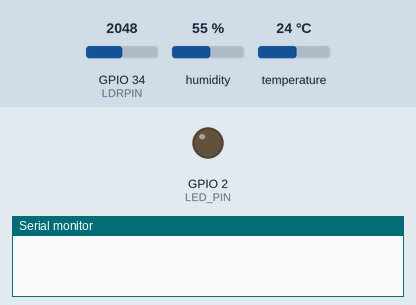
Simulated run of this sketch. Board: ESP32. Parts: output pins drawn as LEDs (lit = HIGH), the last lines printed to the serial monitor. The test bench sets the inputs (shaded band); at power-on: GPIO 34 (LDRPIN) = 2048, humidity 55 %, temperature 24 °C. WiFi joins after 1.5 s; servers stay silent unless stated.

Above: at 3.0 s.
3.1 s: GPIO 34 (LDRPIN) set to 1266
7.3 s: GPIO 34 (LDRPIN) set to 1156
At 8.5 s:
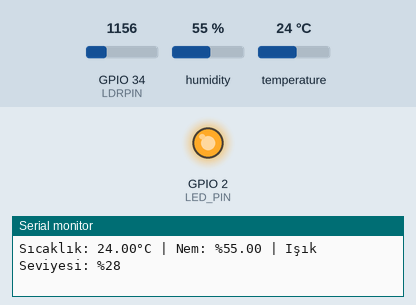
9.3 s: GPIO 34 (LDRPIN) set to 2047
At 10.3 s:
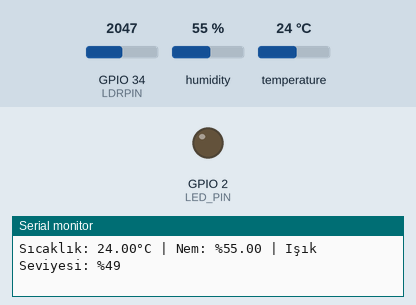
11.3 s: GPIO 34 (LDRPIN) set to 1228
At 12.7 s:
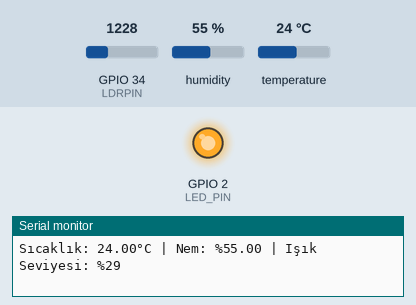
Timing chart, 0 to 14.3 s (numbered marks = the images above; inputs shaded):
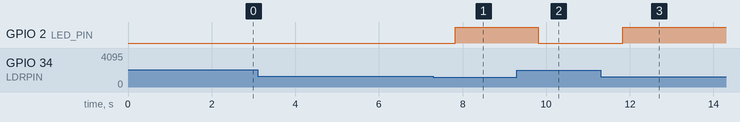

Measured:
- the behaviour switches between 1229 and 1228 on GPIO 34 (LDRPIN) (found by bisection; images 0 and 1)
- after the input at 7.3 s, GPIO 2 (LED_PIN): LOW → HIGH after 0.53 s
- after the input at 9.3 s, GPIO 2 (LED_PIN): HIGH → LOW after 0.50 s
- after the input at 11.3 s, GPIO 2 (LED_PIN): LOW → HIGH after 0.53 s

The sketch:

Smart_Home_Project.ino
```cpp
#define BLYNK_TEMPLATE_ID "XXXXXXXXXXXXX"
#define BLYNK_TEMPLATE_NAME "Akıllı ev"
#define BLYNK_AUTH_TOKEN "XXXXXXXXXXXXXXXXXXXXXXXXXXXXXXXX"

#include <WiFi.h>
#include <WiFiClient.h>
#include <BlynkSimpleEsp32.h>
#include <DHT.h>

// --- KİMLİK BİLGİLERİ ---
char auth[] = BLYNK_AUTH_TOKEN;
char ssid[] = "Your Wİ-Fİ NAME";     // Wi-Fi adın
char pass[] = "YOUR Wİ-Fİ PASSWOORD";   // Wi-Fi şifren

// --- PİN TANIMLAMALARI ---
#define DHTPIN 14      // DHT11 Data Pini (Mor kablo)
#define DHTTYPE DHT11
#define LDRPIN 34       // LDR Analog Pini (Mutlaka ADC1 grubundan olmalı)
#define LED_PIN 2       // ESP32 Dahili Mavi LED

DHT dht(DHTPIN, DHTTYPE);
BlynkTimer timer;

// --- SENSÖR VERİLERİ VE OTOMASYON ---
void sendSensorData() {
  // 1. DHT11 Okuma
  float h = dht.readHumidity();
  float t = dht.readTemperature();

  // 2. LDR Okuma ve Oranlama (0-4095 arasını 0-100'e çeker)
  int rawLDR = analogRead(LDRPIN);
  int ldrYuzde = map(rawLDR, 0, 4095, 0, 100); // Ters orantı: Işık artınca yüzde artsın

  // 3. Hata Kontrolü ve Seri Port Yazdırma
  if (isnan(h) || isnan(t)) {
    Serial.println("DHT Sensörü okunamıyor, bağlantıyı kontrol et!");
  } else {
    Serial.print("Sıcaklık: "); Serial.print(t);
    Serial.print("°C | Nem: %"); Serial.print(h);
    Serial.print(" | Işık Seviyesi: %"); Serial.println(ldrYuzde);

    // 4. Blynk Uygulamasına Gönder
    Blynk.virtualWrite(V1, t);        // Sıcaklık (Gauge)
    Blynk.virtualWrite(V2, h);        // Nem (Gauge)
    Blynk.virtualWrite(V3, ldrYuzde); // Işık Yüzdesi (Value Display)
  }

  // 5. Işık Otomasyonu (Gece Lambası Mantığı)
  // Eğer ışık %30'un altına düşerse LED'i yak
  if (ldrYuzde < 30) {
    digitalWrite(LED_PIN, HIGH);
    Blynk.virtualWrite(V4, 1); // Uygulamadaki butonu "AÇIK" yap
  } else {
    digitalWrite(LED_PIN, LOW);
    Blynk.virtualWrite(V4, 0); // Uygulamadaki butonu "KAPALI" yap
  }
}

// --- MANUEL LED KONTROLÜ (Blynk Butonundan) ---
BLYNK_WRITE(V4) {
  int pinValue = param.asInt();
  digitalWrite(LED_PIN, pinValue);
}

void setup() {
  Serial.begin(115200);
  pinMode(LED_PIN, OUTPUT);

  dht.begin();
  Blynk.begin(auth, ssid, pass);

  // Her 2 saniyede bir sensörleri oku ve gönder
  timer.setInterval(2000L, sendSensorData);
}

void loop() {
  Blynk.run();
  timer.run();
}
```
